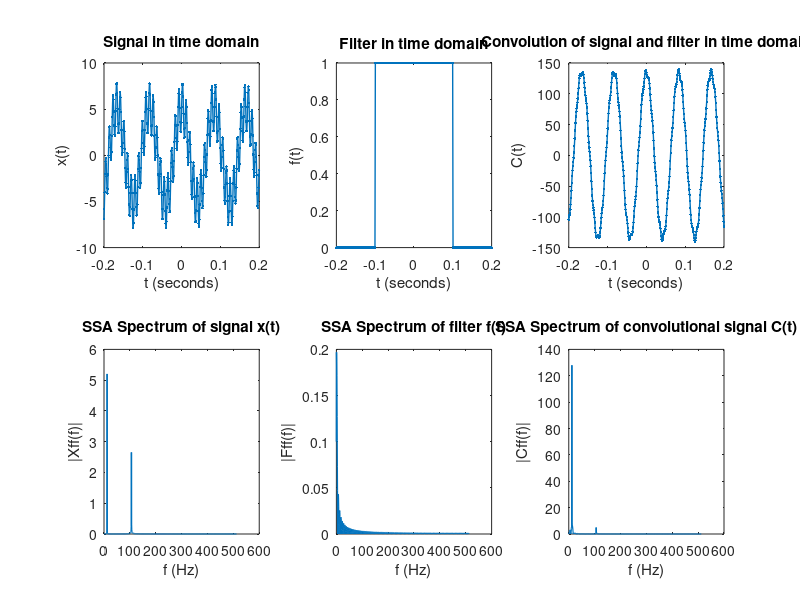

MATLAB code for this plot:
% Samson David Puthenpeedika
n=2048;
fs=1024;
T=1/fs;
t = -1:T:1;
f = fs*(0:(n/2))/n;

X= 5.2*cos(2*pi*12*t) + 2.7*sin(2*pi*106*t);

F=zeros(1,length(t));

for i=1:length(t)
    if (t(i)>=-0.1) && (t(i)<=0.1)
        F(i)=1;
    else
        F(i)=0;
    end
end

C=conv(X,F,"same");

Xf=fft(X);
Xp=abs(Xf/n);
Xff=Xp(1:n/2+1);
Xff(2:end-1)=2*Xff(2:end-1);

Ff=fft(F);
Fp=abs(Ff/n);
Fff=Fp(1:n/2+1);
Fff(2:end-1)=2*Fff(2:end-1);

Cf=fft(C);
Cp=abs(Cf/n);
Cff=Cp(1:n/2+1);
Cff(2:end-1)=2*Cff(2:end-1);

subplot(2,3,1)
plot(t,X,"-","Marker",".",'LineWidth',1);       
xlim([-0.2 0.2])
title('Signal in time domain')
xlabel('t (seconds)')
ylabel('x(t)')

subplot(2,3,2)
plot(t,F,"-","Marker",".",'LineWidth',1);
xlim([-0.2 0.2])
title('Filter in time domain')
xlabel('t (seconds)')
ylabel('f(t)')

subplot(2,3,3)
plot(t,C,"-","Marker",".",'LineWidth',1);
xlim([-0.2 0.2])
title('Convolution of signal and filter in time domain')
xlabel('t (seconds)')
ylabel('C(t)')

subplot(2,3,4)
plot(f,Xff,"-",'LineWidth',1);
title('SSA Spectrum of signal x(t)')
xlabel('f (Hz)')
ylabel('|Xff(f)|')

subplot(2,3,5)
plot(f,Fff,"-",'LineWidth',1);
title('SSA Spectrum of filter f(t)')
xlabel('f (Hz)')
ylabel('|Fff(f)|')

subplot(2,3,6)
plot(f,Cff,"-",'LineWidth',1);
title('SSA Spectrum of convolutional signal C(t)')
xlabel('f (Hz)')
ylabel('|Cff(f)|')





